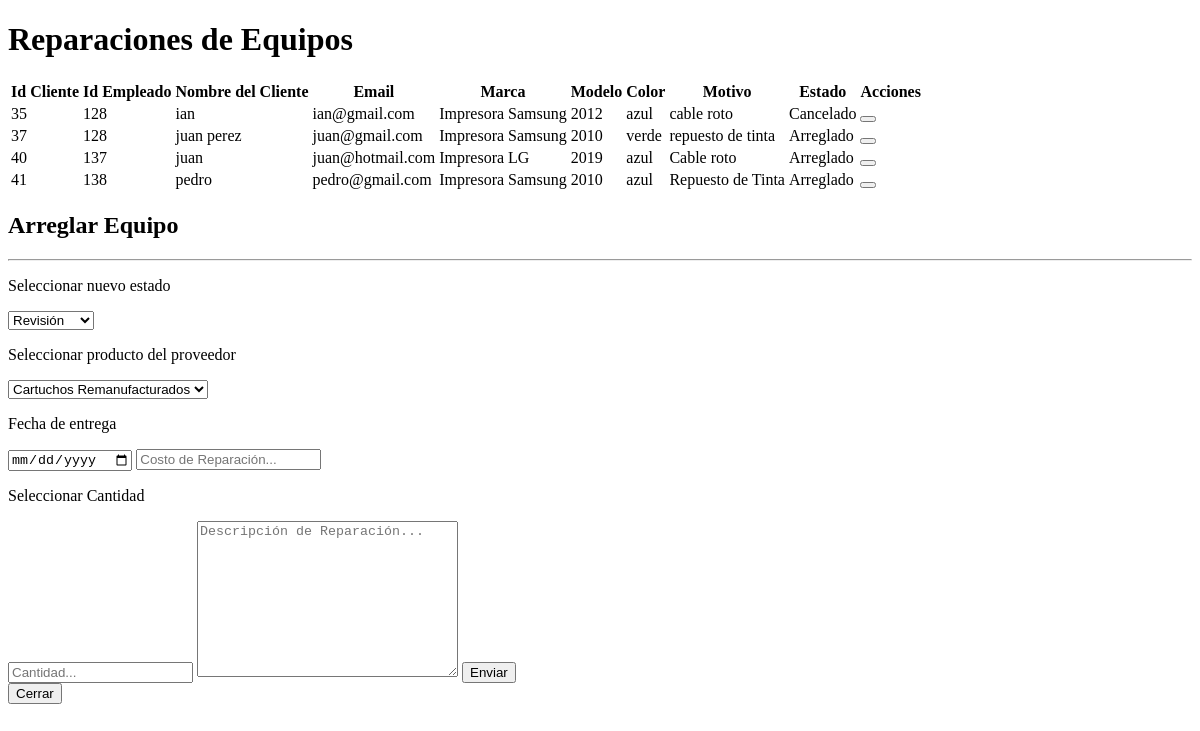
The page /panel/componentsAdmin/repairs.php on the database as committed earlier.
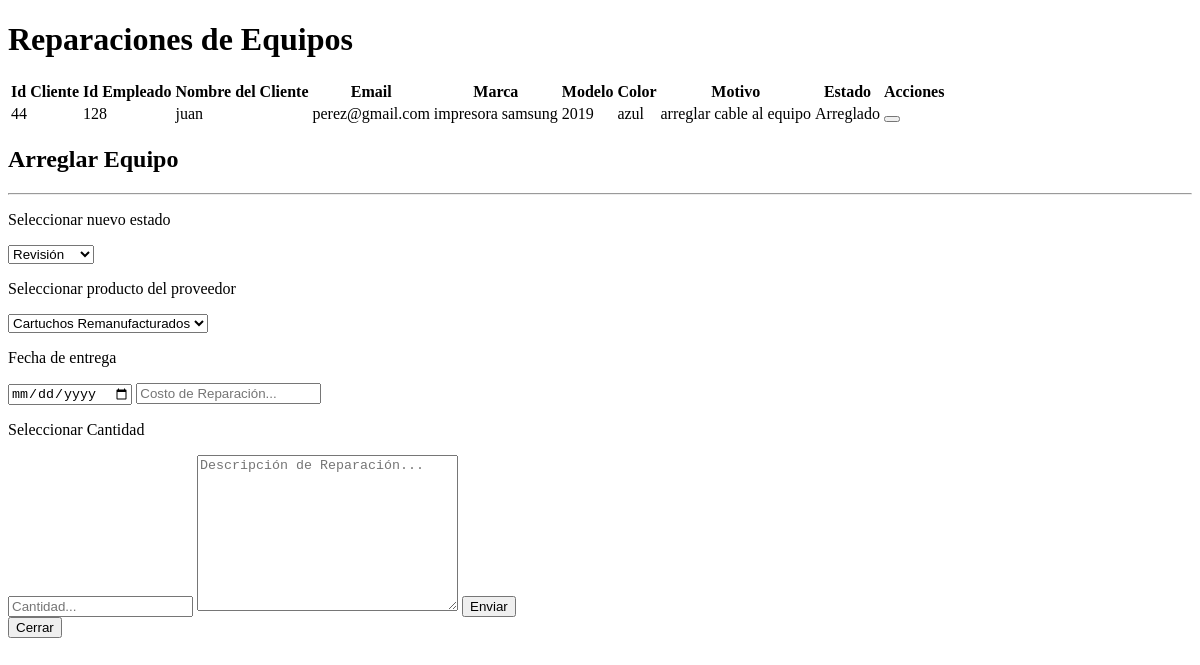
The same page on the database as committed later.
### tables this page shows
CREATE TABLE `clientes` (
  `id_cliente` int(11) NOT NULL,
  `id_user` int(11) NOT NULL,
  `nombre` varchar(100) NOT NULL,
  `email` varchar(100) NOT NULL,
  `telefono` varchar(100) NOT NULL,
  `direccion` varchar(100) NOT NULL,
  `marca` varchar(100) NOT NULL,
  `modelo` varchar(100) NOT NULL,
  `color` varchar(100) NOT NULL,
  `descripcion` varchar(100) NOT NULL,
  `costo_revision` varchar(100) NOT NULL,
  `estado` varchar(100) NOT NULL,
  `fecha_recibo` date NOT NULL
);

### panel/componentsAdmin/repairs.php (the view, shortened to what this page needs)
<?php
require_once '../../config.php';
$sqlClientes = "SELECT * FROM clientes";
$resultClientes = mysqli_query($conn, $sqlClientes);
$clientes = array();
$sqlProductos = "SELECT producto, clave FROM compras";
$resultProductos = mysqli_query($conn, $sqlProductos);
$productos = array();
if (mysqli_num_rows($resultClientes) > 0) {
    while ($row = mysqli_fetch_assoc($resultClientes)) {
        $clientes[] = $row;
    }
}
if (mysqli_num_rows($resultProductos) > 0) {
  while ($row = mysqli_fetch_assoc($resultProductos)) {
      $productos[] = array('producto' => $row['producto'], 'clave' => $row['clave']);
  }
}
?>
<!DOCTYPE html>
<html lang="en">
  <head>
  </head>
  <body>
    <div class="repairs">
      <h1>Reparaciones de Equipos</h1>
        <table class="table-container-admin-repairs">
            <thead>
                <tr>
                    <th>Id Cliente</th>
                    <th>Id Empleado</th>
                    <th>Nombre del Cliente</th>
                    <th>Email</th>
                    <th>Marca</th>
                    <th>Modelo</th>
                    <th>Color</th>
                    <th>Motivo</th>
                    <th>Estado</th>
                    <th>Acciones</th>
                </tr>
            </thead>
            <tbody>
              <?php foreach ($clientes as $cliente): ?>
                  <tr>
                      <td><?php echo $cliente['id_cliente']; ?></td>
                      <td><?php echo $cliente['id_user']; ?></td>
                      <td><?php echo $cliente['nombre']; ?></td>
                      <td><?php echo $cliente['email']; ?></td>
                      <td><?php echo $cliente['marca']; ?></td>
                      <td><?php echo $cliente['modelo']; ?></td>
                      <td><?php echo $cliente['color']; ?></td>
                      <td><?php echo $cliente['descripcion']; ?></td>
                      <td><?php echo $cliente['estado']; ?></td>
                      <td>
                      <button onclick="abrirModal(<?php echo $cliente['id_cliente']; ?>, <?php echo $cliente['id_user']; ?>, '<?php echo $cliente['nombre']; ?>', '<?php echo $cliente['direccion']; ?>', '<?php echo $cliente['telefono']; ?>', '<?php echo $cliente['marca']; ?>', '<?php echo $cliente['modelo']; ?>', '<?php echo $cliente['color']; ?>', '<?php echo $cliente['estado']; ?>')">
                      </button>
                      </td>
                  </tr>
              <?php endforeach; ?>
            </tbody>
        </table>
    </div>
    <div id="myModal-repairs" class="modal-form-repairs">
        <h2>Arreglar Equipo</h2>
        <hr>
        <div class="modal-content-repairs">
            <div class="state-form-repairs">
              <form id="reparacionForm">
                <div class="new-state-form">
                  <div class="new-state-form-box">
                    <p>Seleccionar nuevo estado</p>
                    <select name="estadonuevo" id="estadonuevo">
                      <option value="Revision">Revisión</option>
                    </select>
                  </div>
                  <div class="new-state-form-box">
                    <p>Seleccionar producto del proveedor</p>
                    <select name="producto" id="producto">
                      <?php foreach ($productos as $producto): ?>
                        <option value="<?php echo $producto['clave']; ?>"><?php echo $producto['producto']; ?></option>
                      <?php endforeach; ?>
                    </select>
                  </div>
                </div>
                <div class="date-repairs-equipment">
                  <p>Fecha de entrega</p>
                   <input type="date" name="fechaentrega" id="fechaentrega">
                   <input type="number" name="costoentrega" id="costoentrega" placeholder="Costo de Reparación...">
                    <p>Seleccionar Cantidad</p>
                    <input type="number" placeholder="Cantidad..." name="cantidad" id="cantidad">
                   <textarea name="reparacion" id="reparacion" cols="30" rows="10" placeholder="Descripción de Reparación..."></textarea>
                   <button type="submit">Enviar</button>
                </div>
              </form>
            </div>
        </div>
        <button class="button-close-repairs" onclick="closeModal()">Cerrar</button>
    </div>
  </body>
</html>

Rows that differ between the two databases and show on the page:
removed clientes: id_cliente "35", id_user "128", nombre "ian", email "ian@gmail.com", marca "Impresora Samsung", modelo "2012", color "azul", descripcion "cable roto", estado "Cancelado"
removed clientes: id_cliente "37", id_user "128", nombre "juan perez", email "juan@gmail.com", marca "Impresora Samsung", modelo "2010", color "verde", descripcion "repuesto de tinta", estado "Arreglado"
removed clientes: id_cliente "40", id_user "137", nombre "juan", email "juan@hotmail.com", marca "Impresora LG", modelo "2019", color "azul", descripcion "Cable roto", estado "Arreglado"
removed clientes: id_cliente "41", id_user "138", nombre "pedro", email "pedro@gmail.com", marca "Impresora Samsung", modelo "2010", color "azul", descripcion "Repuesto de Tinta", estado "Arreglado"
added clientes: id_cliente "44", id_user "128", nombre "juan", email "perez@gmail.com", marca "impresora samsung", modelo "2019", color "azul", descripcion "arreglar cable al equipo", estado "Arreglado"
